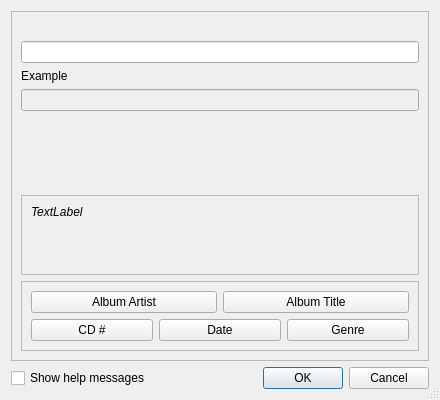
<ui version="4.0" >
 <class>SimpleMaskWizardDialog</class>
 <widget class="QDialog" name="SimpleMaskWizardDialog" >
  <property name="geometry" >
   <rect>
    <x>0</x>
    <y>0</y>
    <width>440</width>
    <height>400</height>
   </rect>
  </property>
  <property name="minimumSize" >
   <size>
    <width>440</width>
    <height>400</height>
   </size>
  </property>
  <property name="windowTitle" >
   <string>Mask Wizard</string>
  </property>
  <property name="windowIcon" >
   <iconset>images/wizard.png</iconset>
  </property>
  <property name="sizeGripEnabled" >
   <bool>true</bool>
  </property>
  <layout class="QGridLayout" >
   <item row="0" column="0" colspan="2" >
    <widget class="QFrame" name="frame" >
     <property name="frameShape" >
      <enum>QFrame::StyledPanel</enum>
     </property>
     <property name="frameShadow" >
      <enum>QFrame::Raised</enum>
     </property>
     <layout class="QGridLayout" >
      <item row="0" column="1" >
       <spacer>
        <property name="orientation" >
         <enum>Qt::Vertical</enum>
        </property>
        <property name="sizeType" >
         <enum>QSizePolicy::Fixed</enum>
        </property>
        <property name="sizeHint" >
         <size>
          <width>20</width>
          <height>20</height>
         </size>
        </property>
       </spacer>
      </item>
      <item row="1" column="0" colspan="2" >
       <widget class="QLineEdit" name="lineEdit" />
      </item>
      <item row="2" column="0" >
       <widget class="QLabel" name="label" >
        <property name="text" >
         <string>Example</string>
        </property>
       </widget>
      </item>
      <item row="3" column="0" colspan="2" >
       <widget class="QLineEdit" name="lineEdit_2" >
        <property name="palette" >
         <palette>
          <active>
           <colorrole role="Base" >
            <brush brushstyle="SolidPattern" >
             <color alpha="255" >
              <red>239</red>
              <green>239</green>
              <blue>239</blue>
             </color>
            </brush>
           </colorrole>
          </active>
          <inactive>
           <colorrole role="Base" >
            <brush brushstyle="SolidPattern" >
             <color alpha="255" >
              <red>239</red>
              <green>239</green>
              <blue>239</blue>
             </color>
            </brush>
           </colorrole>
          </inactive>
          <disabled>
           <colorrole role="Base" >
            <brush brushstyle="SolidPattern" >
             <color alpha="255" >
              <red>255</red>
              <green>255</green>
              <blue>255</blue>
             </color>
            </brush>
           </colorrole>
          </disabled>
         </palette>
        </property>
        <property name="readOnly" >
         <bool>true</bool>
        </property>
       </widget>
      </item>
      <item row="4" column="0" colspan="2" >
       <spacer>
        <property name="orientation" >
         <enum>Qt::Vertical</enum>
        </property>
        <property name="sizeType" >
         <enum>QSizePolicy::Expanding</enum>
        </property>
        <property name="sizeHint" >
         <size>
          <width>20</width>
          <height>20</height>
         </size>
        </property>
       </spacer>
      </item>
      <item row="5" column="0" colspan="2" >
       <widget class="QFrame" name="frame_3" >
        <property name="minimumSize" >
         <size>
          <width>16</width>
          <height>80</height>
         </size>
        </property>
        <property name="maximumSize" >
         <size>
          <width>16777215</width>
          <height>140</height>
         </size>
        </property>
        <property name="frameShape" >
         <enum>QFrame::StyledPanel</enum>
        </property>
        <property name="frameShadow" >
         <enum>QFrame::Raised</enum>
        </property>
        <layout class="QGridLayout" >
         <item row="0" column="0" >
          <widget class="QLabel" name="label_3" >
           <property name="font" >
            <font>
             <italic>true</italic>
            </font>
           </property>
           <property name="text" >
            <string>TextLabel</string>
           </property>
           <property name="alignment" >
            <set>Qt::AlignLeading|Qt::AlignLeft|Qt::AlignTop</set>
           </property>
           <property name="wordWrap" >
            <bool>true</bool>
           </property>
          </widget>
         </item>
        </layout>
       </widget>
      </item>
      <item row="6" column="0" colspan="2" >
       <widget class="QFrame" name="frame_2" >
        <property name="frameShape" >
         <enum>QFrame::StyledPanel</enum>
        </property>
        <property name="frameShadow" >
         <enum>QFrame::Raised</enum>
        </property>
        <layout class="QGridLayout" >
         <item row="0" column="0" >
          <layout class="QHBoxLayout" >
           <item>
            <widget class="QPushButton" name="pushButton" >
             <property name="text" >
              <string>Album Artist</string>
             </property>
            </widget>
           </item>
           <item>
            <widget class="QPushButton" name="pushButton_3" >
             <property name="text" >
              <string>Album Title</string>
             </property>
            </widget>
           </item>
          </layout>
         </item>
         <item row="1" column="0" >
          <layout class="QHBoxLayout" >
           <item>
            <widget class="QPushButton" name="pushButton_5" >
             <property name="text" >
              <string>CD #</string>
             </property>
            </widget>
           </item>
           <item>
            <widget class="QPushButton" name="pushButton_7" >
             <property name="text" >
              <string>Date</string>
             </property>
            </widget>
           </item>
           <item>
            <widget class="QPushButton" name="pushButton_8" >
             <property name="text" >
              <string>Genre</string>
             </property>
            </widget>
           </item>
          </layout>
         </item>
        </layout>
       </widget>
      </item>
     </layout>
    </widget>
   </item>
   <item row="1" column="0" >
    <widget class="QCheckBox" name="checkBox" >
     <property name="text" >
      <string>Show help messages</string>
     </property>
    </widget>
   </item>
   <item row="1" column="1" >
    <widget class="QDialogButtonBox" name="buttonBox" >
     <property name="orientation" >
      <enum>Qt::Horizontal</enum>
     </property>
     <property name="standardButtons" >
      <set>QDialogButtonBox::Cancel|QDialogButtonBox::NoButton|QDialogButtonBox::Ok</set>
     </property>
    </widget>
   </item>
  </layout>
 </widget>
 <tabstops>
  <tabstop>lineEdit</tabstop>
  <tabstop>lineEdit_2</tabstop>
  <tabstop>pushButton</tabstop>
  <tabstop>pushButton_3</tabstop>
  <tabstop>pushButton_5</tabstop>
  <tabstop>pushButton_7</tabstop>
  <tabstop>pushButton_8</tabstop>
  <tabstop>buttonBox</tabstop>
 </tabstops>
 <resources/>
 <connections>
  <connection>
   <sender>buttonBox</sender>
   <signal>accepted()</signal>
   <receiver>SimpleMaskWizardDialog</receiver>
   <slot>accept()</slot>
   <hints>
    <hint type="sourcelabel" >
     <x>248</x>
     <y>254</y>
    </hint>
    <hint type="destinationlabel" >
     <x>157</x>
     <y>274</y>
    </hint>
   </hints>
  </connection>
  <connection>
   <sender>buttonBox</sender>
   <signal>rejected()</signal>
   <receiver>SimpleMaskWizardDialog</receiver>
   <slot>reject()</slot>
   <hints>
    <hint type="sourcelabel" >
     <x>316</x>
     <y>260</y>
    </hint>
    <hint type="destinationlabel" >
     <x>286</x>
     <y>274</y>
    </hint>
   </hints>
  </connection>
 </connections>
</ui>
